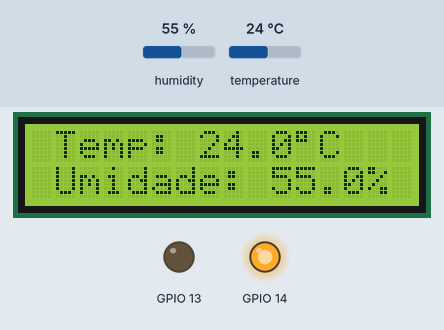
The sketch below on a simulated ESP32. Shown: 16×2 character LCD, output pins drawn as LEDs (lit = HIGH). Inputs (shaded band) come from the test bench; at power-on: temperature 24 °C, humidity 55 %. WiFi joins after 1.5 s; servers stay silent unless stated; what the sketch prints to the serial monitor is not drawn.

Above: at 2.7 s.
2.8 s: temperature set to 29.5 °C
At 4.0 s:
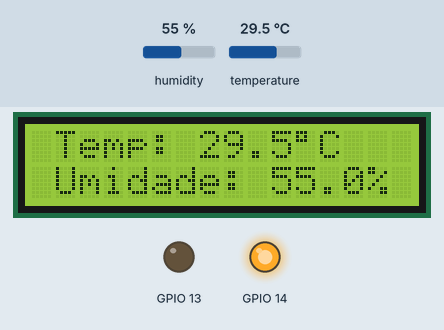
4.5 s: temperature set to 30.8 °C
At 5.5 s:
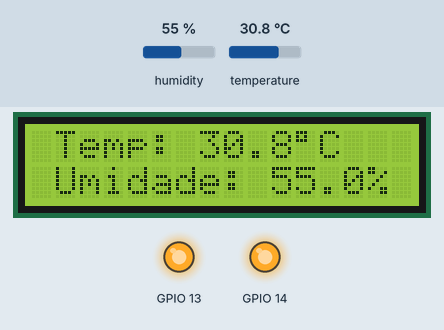
6.2 s: humidity set to 52 %
At 7.0 s:
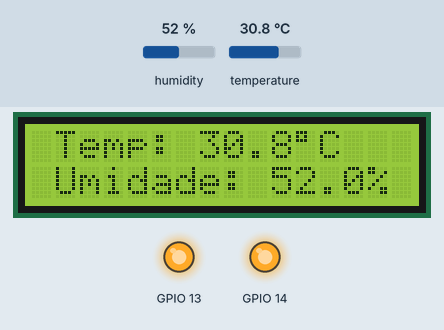
7.9 s: humidity set to 49 %
At 8.5 s:
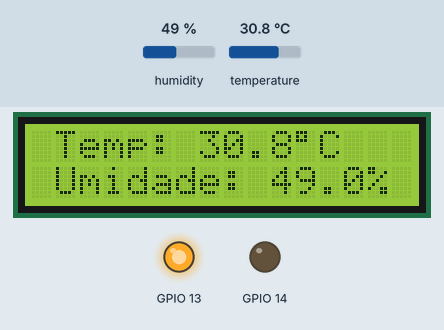
9.7 s: temperature set to 12 °C
At 11.2 s:
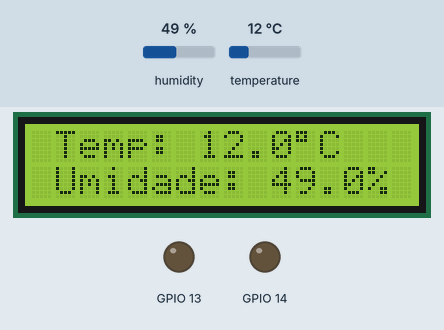
Timing chart, 0 to 12.4 s (numbered marks = the images above; inputs shaded):
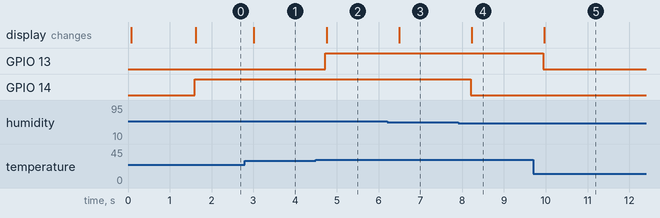

The sketch:

sensor.ino
```cpp
#include "DHTesp.h"
#include <LiquidCrystal_I2C.h>
#include <WiFi.h>
#include <ThingSpeak.h>

#define I2C_ADDR 0X27
#define LCD_COLUMNS 16
#define LCD_LINES  2

const int DHT_PIN = 15;

DHTesp dhtSensor;

WiFiClient client;

const char* ssid = "Wokwi-GUEST";
const char* pass = "";

unsigned long myChannelNumber = 2;
const char* server = "api.thingspeak.com";
const char* myWriteApiKey = "31NFP9UI9EMX0PAJ";

unsigned long lastTime = 0;
unsigned long timerDelay = 20000;

int tempC;
int umidadeT;

LiquidCrystal_I2C lcd(I2C_ADDR, LCD_COLUMNS, LCD_LINES);


void setup(){

  Serial.begin(115200);
  dhtSensor.setup(DHT_PIN, DHTesp::DHT22);
  dhtSensor.getPin();
  delay(10);

  lcd.init();
  lcd.backlight();

  pinMode(13, OUTPUT);
  pinMode(14, OUTPUT);

  WiFi.begin(ssid, pass);
  while(WiFi.status() != WL_CONNECTED){
    delay(100);
    Serial.println(".");
  }
  Serial.println(".....");
  Serial.println("Wifi conectado");

  WiFi.mode(WIFI_STA);

  ThingSpeak.begin(client);


}

void loop() {

TempAndHumidity data = dhtSensor.getTempAndHumidity();
tempC = dhtSensor.getTemperature();
umidadeT = dhtSensor.getHumidity();
if(data.temperature > 30) {
  digitalWrite(13, HIGH);
  }else{
    digitalWrite(13, LOW);
  }
  if(data.humidity > 50){
    digitalWrite(14, HIGH);
  }else{
    digitalWrite(14, LOW);
  }
Serial.println("Temp: " + String(data.temperature, 1) + "°C");
Serial.println("Umidade: " + String(data.humidity, 1) + "%");
Serial.println("---");

lcd.setCursor(0, 0);
lcd.print(" Temp: " + String(data.temperature, 1) + "\xDF" + "C");
lcd.setCursor(0, 1);
lcd.print(" Umidade: " + String(data.humidity, 1) + "%");

ThingSpeak.setField(1, tempC);
ThingSpeak.setField(2,umidadeT);

int x = ThingSpeak.writeFields(myChannelNumber,myWriteApiKey);


}
```

Measured:
- the behaviour switches between 30 and 30.1 °C on temperature (found by bisection; images 1 and 2)
- the behaviour switches between 51 and 50 % on humidity (found by bisection; images 3 and 4)
- after the input at 2.8 s, the display: changes after 0.22 s (image 1)
- after the input at 4.5 s, GPIO 13: LOW → HIGH after 0.23 s; the display: changes after 0.25 s (image 2)
- after the input at 6.2 s, the display: changes after 0.29 s (image 3)
- after the input at 7.9 s, GPIO 14: HIGH → LOW after 0.30 s; the display: changes after 0.33 s (image 4)
- after the input at 9.7 s, GPIO 13: HIGH → LOW after 0.24 s; the display: changes after 0.27 s (image 5)
